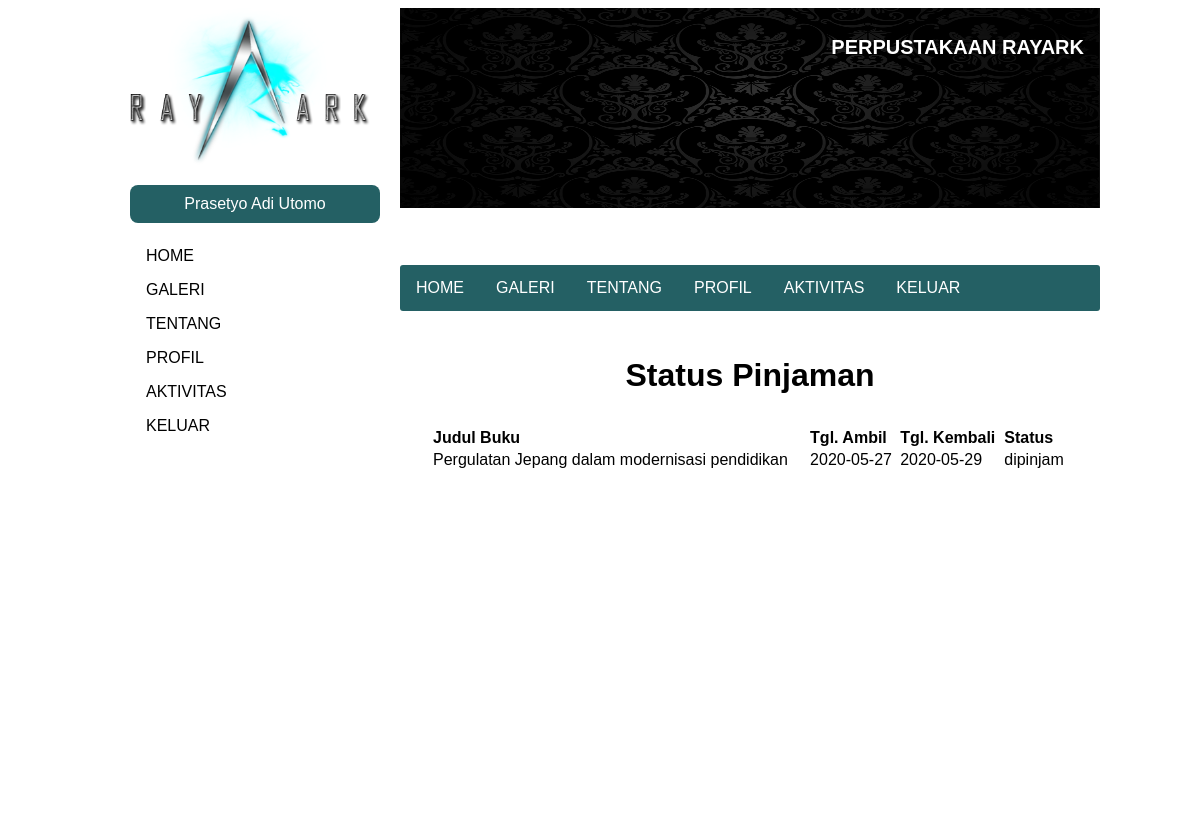
The app's page /peminjaman-user.php (signed in) with its own data.
### tables this page shows
CREATE TABLE `pinjaman` (
  `id_pinjam` int(11) NOT NULL,
  `id_buku` int(11) NOT NULL,
  `id_user` int(11) NOT NULL,
  `tgl_ambil` date NOT NULL,
  `tgl_kembali` date NOT NULL,
  `status` enum('mohon','dipinjam','dikembalikan','batal') NOT NULL DEFAULT 'mohon'
);

CREATE TABLE `buku` (
  `id_buku` int(11) NOT NULL,
  `judul` varchar(100) NOT NULL,
  `tahun` int(11) NOT NULL,
  `penulis` varchar(100) NOT NULL,
  `ISBN` varchar(13) NOT NULL,
  `pic` varchar(100) NOT NULL,
  `kategori` varchar(32) NOT NULL,
  `rak` int(11) NOT NULL,
  `stok` int(11) NOT NULL
);

### db-con.php (called while the page is built, shortened)
<?php
class database{
	var $host = "localhost";
	var $username = "root";
	var $password = "";
	var $database = "perpustakaan";
	function __construct(){
		$this->koneksi = mysqli_connect($this->host, $this->username, $this->password,$this->database);
	}
}
?>

### peminjaman-user.php (the view, shortened to what this page needs)
<!DOCTYPE html>
<html lang="en">
<head>
    <?php include "style.php"; ?>
    <link rel="stylesheet" href="css/kontak.css">
</head>
<?php
$id_user = $_SESSION['id'];
$query = "SELECT * FROM pinjaman INNER JOIN buku WHERE pinjaman.id_buku=buku.id_buku AND pinjaman.id_user=$id_user;"
?>
<body>
    <div id="main-content">
        <?php include 'header-sidebar.php';?>
        <div id="isi">
            <center>
                <h1 style="text-align: center;">Status Pinjaman</h1>
                <table style="text-align: left;padding:10px;width:100%;">
                    <tr>
                        <th>Judul Buku</th>
                        <th>Tgl. Ambil</th>
                        <th>Tgl. Kembali</th>
                        <th>Status</th>
                    </tr>
                    <?php
                    include_once("db-con.php");
                    $database = new database();
                    $result = mysqli_query($database->koneksi,$query);
                    while($pj = mysqli_fetch_assoc($result)){
                        echo "<tr>
                                <td>".$pj['judul']."</td>
                                <td>".$pj['tgl_ambil']."</td>
                                <td>".$pj['tgl_kembali']."</td>
                                <td>".$pj['status']."</td>
                            </tr>";
                    }
                    ?>
                </table>
            </center>
        </div>
    </div>
</body>
</html>

### css/user.css (style rules this page uses)
body { background-color: white; }

### css/kontak.css (style rules this page uses)
* { font-family: sans-serif; }
#main-content { margin: 0 auto; width: 1000px; height: auto; }
#isi { margin-top: 8px; margin-bottom: 8px; padding: 20px; width: 660px; height: 450px; float: right; background: white; border-radius: 8px; }

### records on screen
pinjaman: id_buku.judul "Pergulatan Jepang dalam modernisasi pendidikan", tgl_ambil "2020-05-27", tgl_kembali "2020-05-29", status "dipinjam"

### other values on screen
$_SESSION['nama'] "Prasetyo Adi Utomo"
